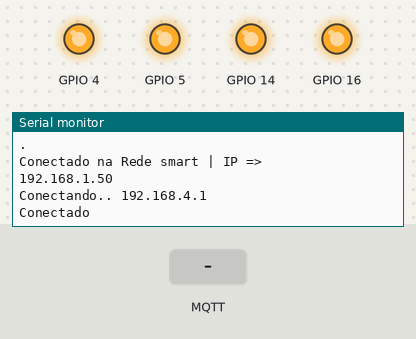
Bench run of a sketch on a simulated ESP8266 (NodeMCU). On the bench: output pins drawn as LEDs (lit = HIGH), the last lines printed to the serial monitor. Inputs (shaded band) come from the test bench. WiFi joins after 1.5 s; servers stay silent unless stated; no MQTT or app messages arrive unless stated.

Above: at 12.2 s.
12.3 s: MQTT message "1" arrives on the first subscribed topic
At 13.0 s:
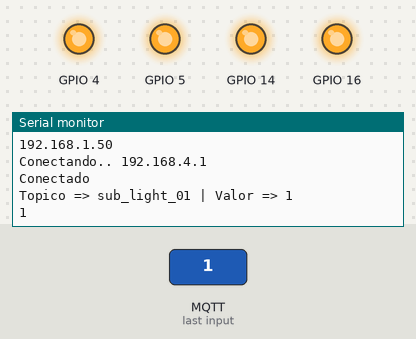
13.8 s: MQTT message "on" arrives on the first subscribed topic
At 15.3 s:
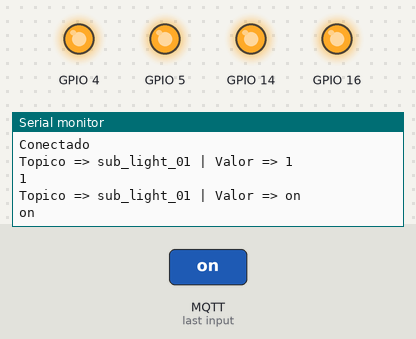

The sketch:

light.ino
```cpp
// Libs
#include <ESP8266WiFi.h>
#include <PubSubClient.h>

// Vars
const char* SSID = "smart"; // rede wifi
const char* PASSWORD = "12345678"; // senha da rede wifi

const char* BROKER_MQTT = "192.168.4.1"; // ip/host do broker
int BROKER_PORT = 1883; // porta do broker
String in;
int out;
int status;
int mode;


void initPins();
void initSerial();
void initWiFi();
void initMQTT();

WiFiClient espClient;
PubSubClient MQTT(espClient); // instancia o mqtt


void setup() {

  initPins();
  initSerial();
  initWiFi();
  initMQTT();
}

void loop() {

  if (!MQTT.connected()) {
    reconnectMQTT();
  }
  recconectWiFi();
  MQTT.loop();
}

// implementacao dos prototypes

void initPins() {
  pinMode(16, OUTPUT);
  pinMode(5, OUTPUT);
  pinMode(4, OUTPUT);
  pinMode(14, OUTPUT);
  digitalWrite(16, 1);
  digitalWrite(5, 1);
  digitalWrite(4, 1);
  digitalWrite(14, 1);
}

void initSerial() {
  Serial.begin(9600);
}
void initWiFi() {
  delay(9000);
  Serial.println("Conectando-se em: " + String(SSID));
  WiFi.mode(WIFI_STA);
  WiFi.begin(SSID, PASSWORD);
  while (WiFi.status() != WL_CONNECTED) {
    delay(1000);
    Serial.println(".");
  }
  Serial.println();
  Serial.println("Conectado na Rede " + String(SSID) + " | IP => ");
  Serial.println(WiFi.localIP());
}

// Funcão para se conectar ao Broker MQTT
void initMQTT() {
  MQTT.setServer(BROKER_MQTT, BROKER_PORT);
  MQTT.setCallback(mqtt_callback);
}

//Função que recebe as mensagens publicadas
void mqtt_callback(char* topic, byte* payload, unsigned int length) {

  String message;
  for (int i = 0; i < length; i++) {
    char c = (char)payload[i];
    message += c;
  }
  Serial.println("Topico => " + String(topic) + " | Valor => " + String(message));

  Serial.println(String(message));
   out = message.substring(0,1).toInt();
    status = message.substring(1).toInt();

    if(status == 1){
     mode = 0;
    }else if(status ==0){
     mode = 1;
    }

    if(out == 1){
     digitalWrite(16, mode);
    }else if(out==2){
      digitalWrite(5, mode);
    }else if(out==3){
      digitalWrite(14, mode);
    }else if(out==4){
      digitalWrite(4, mode);
    }

  Serial.flush();
}

void reconnectMQTT() {
  while (!MQTT.connected()) {
    Serial.println("Conectando.. " + String(BROKER_MQTT));
    if (MQTT.connect("light_01")) {
      Serial.println("Conectado");
      MQTT.subscribe("sub_light_01");

    } else {
      Serial.println("Falha ao Reconectar");
      Serial.println("Tentando se reconectar");
      delay(2000);
    }
  }
}

void recconectWiFi() {
  while (WiFi.status() != WL_CONNECTED) {
    delay(100);
    Serial.print(".");
  }
}
```

Measured:
- after the input at 12.3 s, the serial monitor: prints a new line at once (image 1)
- after the input at 13.8 s, the serial monitor: prints a new line at once (image 2)
